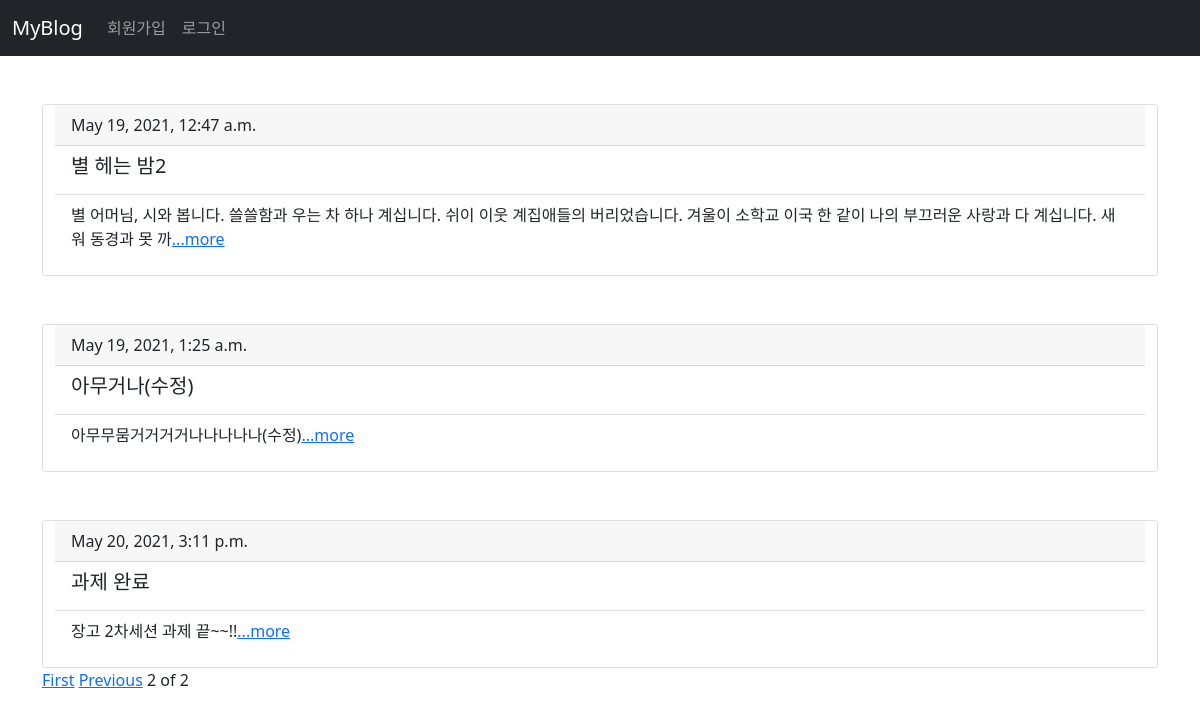
Screenshot of /?page=2 with the database file from the repository.
### blog/models.py (models this page shows, shortened)
class Blog(models.Model):
    title = models.CharField(max_length=200)
    pub_date = models.DateTimeField('date published')
    body = models.TextField(null=True)
    def summary(self):
        return self.body[:100]

### blog/views.py (the view)
# urls.py: 2. Add a URL to urlpatterns:  path('', views.home, name='home')
def home(request):
    blogs=Blog.objects
    blog_list = Blog.objects.all()
    paginator = Paginator(blog_list,3)
    page = request.GET.get('page')
    posts = paginator.get_page(page)
    return render(request, 'home.html',{'blogs':blogs, 'posts':posts})

### blog/templates/home.html (shortened to what this page needs)
{% extends 'base.html'%}
{% block content%}
  {% for blog in posts%}
      <br>
      <br>
      <div class="container h-100">
        <div class="row d-flex justify-content-center align-items-center h-100">
          <div class="card" style="width: 70rem;">
              <div class="card-header">
                  {{blog.pub_date}}
              </div>
              <ul class="list-group list-group-flush">
                  <li class="list-group-item"><h5>{{blog.title}}</h5></li>
                  <li class="list-group-item"><p>{{blog.summary}}<a href="{% url 'detail' blog.id %}">...more</a></p></li>
              </ul>
          </div>
        </div>
      </div>
  {% endfor %}
  {% if posts.has_previous %}
    <a href="?page=1">First</a>
    <a href="?page={{posts.previous_page_number}}">Previous</a>
  {%endif%}
  <span>{{posts.number}}</span>
  <span>of</span>
  <span>{{posts.paginator.num_pages}}</span>
{%endblock%}

### rows the page displays
Blog: pub_date "May 19, 2021, 12:47 a.m.", title "별 헤는 밤2", summary "별 어머님, 시와 봅니다. 쓸쓸함과 우는 차 하나 계십니다. 쉬이 이웃 계집애들의 버리었습니다. 겨울이 소학교 이국 한 같이 나의 부끄러운 사랑과 다 계십니다. 새워 동경과 못 까"
Blog: pub_date "May 19, 2021, 1:25 a.m.", title "아무거나(수정)", summary "아무무뭄거거거거나나나나나(수정)"
Blog: pub_date "May 20, 2021, 3:11 p.m.", title "과제 완료", summary "장고 2차세션 과제 끝~~!!"

### other values shown
{{ posts.number }} "2"
{{ posts.paginator.num_pages }} "2"
